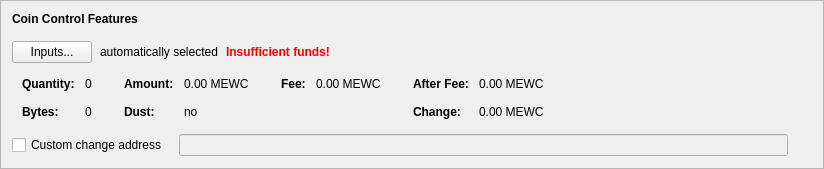
      <widget class="QFrame" name="frameCoinControl">
       <property name="sizePolicy">
        <sizepolicy hsizetype="Preferred" vsizetype="Fixed">
         <horstretch>0</horstretch>
         <verstretch>0</verstretch>
        </sizepolicy>
       </property>
       <property name="frameShape">
        <enum>QFrame::StyledPanel</enum>
       </property>
       <property name="frameShadow">
        <enum>QFrame::Raised</enum>
       </property>
       <layout class="QVBoxLayout" name="verticalLayout_4">
        <item>
         <layout class="QVBoxLayout" name="verticalLayoutCoinControl" stretch="0,0,0,0,0">
          <property name="spacing">
           <number>0</number>
          </property>
          <property name="sizeConstraint">
           <enum>QLayout::SetDefaultConstraint</enum>
          </property>
          <property name="leftMargin">
           <number>0</number>
          </property>
          <property name="topMargin">
           <number>0</number>
          </property>
          <item>
           <layout class="QHBoxLayout" name="horizontalLayoutCoinControl1">
            <property name="bottomMargin">
             <number>15</number>
            </property>
            <item>
             <widget class="QLabel" name="labelCoinControlFeatures">
              <property name="sizePolicy">
               <sizepolicy hsizetype="Preferred" vsizetype="Maximum">
                <horstretch>0</horstretch>
                <verstretch>0</verstretch>
               </sizepolicy>
              </property>
              <property name="font">
               <font>
                <weight>75</weight>
                <bold>true</bold>
               </font>
              </property>
              <property name="styleSheet">
               <string notr="true">font-weight:bold;</string>
              </property>
              <property name="text">
               <string>Coin Control Features</string>
              </property>
             </widget>
            </item>
           </layout>
          </item>
          <item>
           <layout class="QHBoxLayout" name="horizontalLayoutCoinControl2" stretch="0,0,0,0">
            <property name="spacing">
             <number>8</number>
            </property>
            <property name="bottomMargin">
             <number>10</number>
            </property>
            <item>
             <widget class="QPushButton" name="pushButtonCoinControl">
              <property name="styleSheet">
               <string notr="true"/>
              </property>
              <property name="text">
               <string>Inputs...</string>
              </property>
              <property name="autoDefault">
               <bool>false</bool>
              </property>
             </widget>
            </item>
            <item>
             <widget class="QLabel" name="labelCoinControlAutomaticallySelected">
              <property name="text">
               <string>automatically selected</string>
              </property>
              <property name="margin">
               <number>5</number>
              </property>
             </widget>
            </item>
            <item>
             <widget class="QLabel" name="labelCoinControlInsuffFunds">
              <property name="font">
               <font>
                <weight>75</weight>
                <bold>true</bold>
               </font>
              </property>
              <property name="styleSheet">
               <string notr="true">color:red;font-weight:bold;</string>
              </property>
              <property name="text">
               <string>Insufficient funds!</string>
              </property>
              <property name="margin">
               <number>5</number>
              </property>
             </widget>
            </item>
            <item>
             <spacer name="horizontalSpacerCoinControl">
              <property name="orientation">
               <enum>Qt::Horizontal</enum>
              </property>
              <property name="sizeHint" stdset="0">
               <size>
                <width>40</width>
                <height>1</height>
               </size>
              </property>
             </spacer>
            </item>
           </layout>
          </item>
          <item>
           <widget class="QWidget" name="widgetCoinControl" native="true">
            <property name="sizePolicy">
             <sizepolicy hsizetype="Preferred" vsizetype="Preferred">
              <horstretch>0</horstretch>
              <verstretch>0</verstretch>
             </sizepolicy>
            </property>
            <property name="minimumSize">
             <size>
              <width>0</width>
              <height>0</height>
             </size>
            </property>
            <property name="styleSheet">
             <string notr="true"/>
            </property>
            <layout class="QHBoxLayout" name="horizontalLayoutCoinControl5">
             <property name="leftMargin">
              <number>0</number>
             </property>
             <property name="topMargin">
              <number>0</number>
             </property>
             <property name="rightMargin">
              <number>0</number>
             </property>
             <property name="bottomMargin">
              <number>0</number>
             </property>
             <item>
              <layout class="QHBoxLayout" name="horizontalLayoutCoinControl3" stretch="0,0,0,1">
               <property name="spacing">
                <number>20</number>
               </property>
               <property name="topMargin">
                <number>0</number>
               </property>
               <property name="bottomMargin">
                <number>10</number>
               </property>
               <item>
                <layout class="QFormLayout" name="formLayoutCoinControl1">
                 <property name="horizontalSpacing">
                  <number>10</number>
                 </property>
                 <property name="verticalSpacing">
                  <number>14</number>
                 </property>
                 <property name="leftMargin">
                  <number>10</number>
                 </property>
                 <property name="topMargin">
                  <number>4</number>
                 </property>
                 <property name="rightMargin">
                  <number>6</number>
                 </property>
                 <item row="0" column="0">
                  <widget class="QLabel" name="labelCoinControlQuantityText">
                   <property name="font">
                    <font>
                     <weight>75</weight>
                     <bold>true</bold>
                    </font>
                   </property>
                   <property name="text">
                    <string>Quantity:</string>
                   </property>
                   <property name="margin">
                    <number>0</number>
                   </property>
                  </widget>
                 </item>
                 <item row="0" column="1">
                  <widget class="QLabel" name="labelCoinControlQuantity">
                   <property name="cursor">
                    <cursorShape>IBeamCursor</cursorShape>
                   </property>
                   <property name="contextMenuPolicy">
                    <enum>Qt::ActionsContextMenu</enum>
                   </property>
                   <property name="text">
                    <string notr="true">0</string>
                   </property>
                   <property name="margin">
                    <number>0</number>
                   </property>
                   <property name="textInteractionFlags">
                    <set>Qt::LinksAccessibleByMouse|Qt::TextSelectableByKeyboard|Qt::TextSelectableByMouse</set>
                   </property>
                  </widget>
                 </item>
                 <item row="1" column="0">
                  <widget class="QLabel" name="labelCoinControlBytesText">
                   <property name="font">
                    <font>
                     <weight>75</weight>
                     <bold>true</bold>
                    </font>
                   </property>
                   <property name="text">
                    <string>Bytes:</string>
                   </property>
                  </widget>
                 </item>
                 <item row="1" column="1">
                  <widget class="QLabel" name="labelCoinControlBytes">
                   <property name="cursor">
                    <cursorShape>IBeamCursor</cursorShape>
                   </property>
                   <property name="contextMenuPolicy">
                    <enum>Qt::ActionsContextMenu</enum>
                   </property>
                   <property name="text">
                    <string notr="true">0</string>
                   </property>
                   <property name="textInteractionFlags">
                    <set>Qt::LinksAccessibleByMouse|Qt::TextSelectableByKeyboard|Qt::TextSelectableByMouse</set>
                   </property>
                  </widget>
                 </item>
                </layout>
               </item>
               <item>
                <layout class="QFormLayout" name="formLayoutCoinControl2">
                 <property name="horizontalSpacing">
                  <number>10</number>
                 </property>
                 <property name="verticalSpacing">
                  <number>14</number>
                 </property>
                 <property name="leftMargin">
                  <number>6</number>
                 </property>
                 <property name="topMargin">
                  <number>4</number>
                 </property>
                 <property name="rightMargin">
                  <number>6</number>
                 </property>
                 <item row="0" column="0">
                  <widget class="QLabel" name="labelCoinControlAmountText">
                   <property name="font">
                    <font>
                     <weight>75</weight>
                     <bold>true</bold>
                    </font>
                   </property>
                   <property name="text">
                    <string>Amount:</string>
                   </property>
                   <property name="margin">
                    <number>0</number>
                   </property>
                  </widget>
                 </item>
                 <item row="0" column="1">
                  <widget class="QLabel" name="labelCoinControlAmount">
                   <property name="cursor">
                    <cursorShape>IBeamCursor</cursorShape>
                   </property>
                   <property name="contextMenuPolicy">
                    <enum>Qt::ActionsContextMenu</enum>
                   </property>
                   <property name="text">
                    <string notr="true">0.00 MEWC</string>
                   </property>
                   <property name="textInteractionFlags">
                    <set>Qt::LinksAccessibleByMouse|Qt::TextSelectableByKeyboard|Qt::TextSelectableByMouse</set>
                   </property>
                  </widget>
                 </item>
                 <item row="1" column="0">
                  <widget class="QLabel" name="labelCoinControlLowOutputText">
                   <property name="font">
                    <font>
                     <weight>75</weight>
                     <bold>true</bold>
                    </font>
                   </property>
                   <property name="text">
                    <string>Dust:</string>
                   </property>
                  </widget>
                 </item>
                 <item row="1" column="1">
                  <widget class="QLabel" name="labelCoinControlLowOutput">
                   <property name="cursor">
                    <cursorShape>IBeamCursor</cursorShape>
                   </property>
                   <property name="contextMenuPolicy">
                    <enum>Qt::ActionsContextMenu</enum>
                   </property>
                   <property name="text">
                    <string notr="true">no</string>
                   </property>
                   <property name="textInteractionFlags">
                    <set>Qt::LinksAccessibleByMouse|Qt::TextSelectableByKeyboard|Qt::TextSelectableByMouse</set>
                   </property>
                  </widget>
                 </item>
                </layout>
               </item>
               <item>
                <layout class="QFormLayout" name="formLayoutCoinControl3">
                 <property name="horizontalSpacing">
                  <number>10</number>
                 </property>
                 <property name="verticalSpacing">
                  <number>14</number>
                 </property>
                 <property name="leftMargin">
                  <number>6</number>
                 </property>
                 <property name="topMargin">
                  <number>4</number>
                 </property>
                 <property name="rightMargin">
                  <number>6</number>
                 </property>
                 <item row="0" column="0">
                  <widget class="QLabel" name="labelCoinControlFeeText">
                   <property name="font">
                    <font>
                     <weight>75</weight>
                     <bold>true</bold>
                    </font>
                   </property>
                   <property name="text">
                    <string>Fee:</string>
                   </property>
                   <property name="margin">
                    <number>0</number>
                   </property>
                  </widget>
                 </item>
                 <item row="0" column="1">
                  <widget class="QLabel" name="labelCoinControlFee">
                   <property name="cursor">
                    <cursorShape>IBeamCursor</cursorShape>
                   </property>
                   <property name="contextMenuPolicy">
                    <enum>Qt::ActionsContextMenu</enum>
                   </property>
                   <property name="text">
                    <string notr="true">0.00 MEWC</string>
                   </property>
                   <property name="textInteractionFlags">
                    <set>Qt::LinksAccessibleByMouse|Qt::TextSelectableByKeyboard|Qt::TextSelectableByMouse</set>
                   </property>
                  </widget>
                 </item>
                </layout>
               </item>
               <item>
                <layout class="QFormLayout" name="formLayoutCoinControl4">
                 <property name="horizontalSpacing">
                  <number>10</number>
                 </property>
                 <property name="verticalSpacing">
                  <number>14</number>
                 </property>
                 <property name="leftMargin">
                  <number>6</number>
                 </property>
                 <property name="topMargin">
                  <number>4</number>
                 </property>
                 <property name="rightMargin">
                  <number>6</number>
                 </property>
                 <item row="0" column="0">
                  <widget class="QLabel" name="labelCoinControlAfterFeeText">
                   <property name="font">
                    <font>
                     <weight>75</weight>
                     <bold>true</bold>
                    </font>
                   </property>
                   <property name="text">
                    <string>After Fee:</string>
                   </property>
                   <property name="margin">
                    <number>0</number>
                   </property>
                  </widget>
                 </item>
                 <item row="0" column="1">
                  <widget class="QLabel" name="labelCoinControlAfterFee">
                   <property name="cursor">
                    <cursorShape>IBeamCursor</cursorShape>
                   </property>
                   <property name="contextMenuPolicy">
                    <enum>Qt::ActionsContextMenu</enum>
                   </property>
                   <property name="text">
                    <string notr="true">0.00 MEWC</string>
                   </property>
                   <property name="textInteractionFlags">
                    <set>Qt::LinksAccessibleByMouse|Qt::TextSelectableByKeyboard|Qt::TextSelectableByMouse</set>
                   </property>
                  </widget>
                 </item>
                 <item row="1" column="0">
                  <widget class="QLabel" name="labelCoinControlChangeText">
                   <property name="font">
                    <font>
                     <weight>75</weight>
                     <bold>true</bold>
                    </font>
                   </property>
                   <property name="text">
                    <string>Change:</string>
                   </property>
                  </widget>
                 </item>
                 <item row="1" column="1">
                  <widget class="QLabel" name="labelCoinControlChange">
                   <property name="cursor">
                    <cursorShape>IBeamCursor</cursorShape>
                   </property>
                   <property name="contextMenuPolicy">
                    <enum>Qt::ActionsContextMenu</enum>
                   </property>
                   <property name="text">
                    <string notr="true">0.00 MEWC</string>
                   </property>
                   <property name="textInteractionFlags">
                    <set>Qt::LinksAccessibleByMouse|Qt::TextSelectableByKeyboard|Qt::TextSelectableByMouse</set>
                   </property>
                  </widget>
                 </item>
                </layout>
               </item>
              </layout>
             </item>
            </layout>
           </widget>
          </item>
          <item>
           <layout class="QHBoxLayout" name="horizontalLayoutCoinControl4" stretch="0,0,0">
            <property name="spacing">
             <number>12</number>
            </property>
            <property name="sizeConstraint">
             <enum>QLayout::SetDefaultConstraint</enum>
            </property>
            <property name="topMargin">
             <number>5</number>
            </property>
            <property name="rightMargin">
             <number>5</number>
            </property>
            <item>
             <widget class="QCheckBox" name="checkBoxCoinControlChange">
              <property name="toolTip">
               <string>If this is activated, but the change address is empty or invalid, change will be sent to a newly generated address.</string>
              </property>
              <property name="text">
               <string>Custom change address</string>
              </property>
             </widget>
            </item>
            <item>
             <widget class="QValidatedLineEdit" name="lineEditCoinControlChange">
              <property name="enabled">
               <bool>false</bool>
              </property>
              <property name="sizePolicy">
               <sizepolicy hsizetype="Expanding" vsizetype="Fixed">
                <horstretch>0</horstretch>
                <verstretch>0</verstretch>
               </sizepolicy>
              </property>
             </widget>
            </item>
            <item>
             <widget class="QLabel" name="labelCoinControlChangeLabel">
              <property name="sizePolicy">
               <sizepolicy hsizetype="Preferred" vsizetype="Expanding">
                <horstretch>0</horstretch>
                <verstretch>0</verstretch>
               </sizepolicy>
              </property>
              <property name="minimumSize">
               <size>
                <width>0</width>
                <height>0</height>
               </size>
              </property>
              <property name="text">
               <string/>
              </property>
              <property name="margin">
               <number>3</number>
              </property>
             </widget>
            </item>
           </layout>
          </item>
          <item>
           <spacer name="verticalSpacerCoinControl">
            <property name="orientation">
             <enum>Qt::Vertical</enum>
            </property>
            <property name="sizeType">
             <enum>QSizePolicy::Expanding</enum>
            </property>
            <property name="sizeHint" stdset="0">
             <size>
              <width>800</width>
              <height>1</height>
             </size>
            </property>
           </spacer>
          </item>
         </layout>
        </item>
       </layout>
      </widget>
